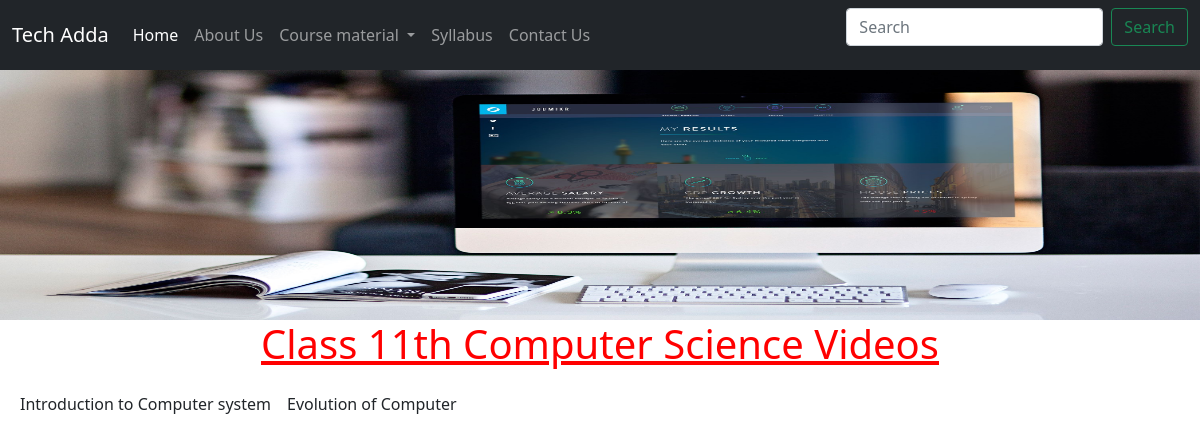
Page /videos/class11_cs_video on the committed database.
### home/models.py (models this page shows, shortened)
class video_11cs(models.Model):
    title= models.CharField(max_length=100)
    added = models.DateTimeField(auto_now_add=True)
    url = EmbedVideoField()
    class Meta:
        ordering =['-added']

### home/views.py (the view)
# urls.py: path("videos/class11_cs_video",views.class11_cs_video, name='class11_cs_video'),
def class11_cs_video(request):
    videos=video_11cs.objects.all()
    return render(request,'videos/class11_cs_video.html',context={'videos':videos} )

### templates/videos/class11_cs_video.html (shortened to what this page needs)
  {%extends 'base.html' %}
  {%load embed_video_tags %}
  {%block body %}
  <div class="container-fluid px-0">
      <img src="/static/img/videos.jpg" class="d-block w-100" alt="book" height="250" >
  </div>
  <div class="container-fluid">
    <h1 class="mb-4"> Class 11th Computer Science Videos</h1>
    <div class="d-flex flex-wrap">
        {% for item in videos %}
        <div class="px-2 mb-5">
          <div class="d-flex justify-content-start">
            {{item.title}}
          </div>
        </div>
        {% endfor %}
     </div>
  </div>
  {%endblock body %}

### templates/videos/class11_cs_video.html (style rules this page uses)
h1 { color:red; text-align: center; text-decoration: underline }

### rows in the picture
video_11cs: title "Introduction to Computer system"
video_11cs: title "Evolution of Computer"
